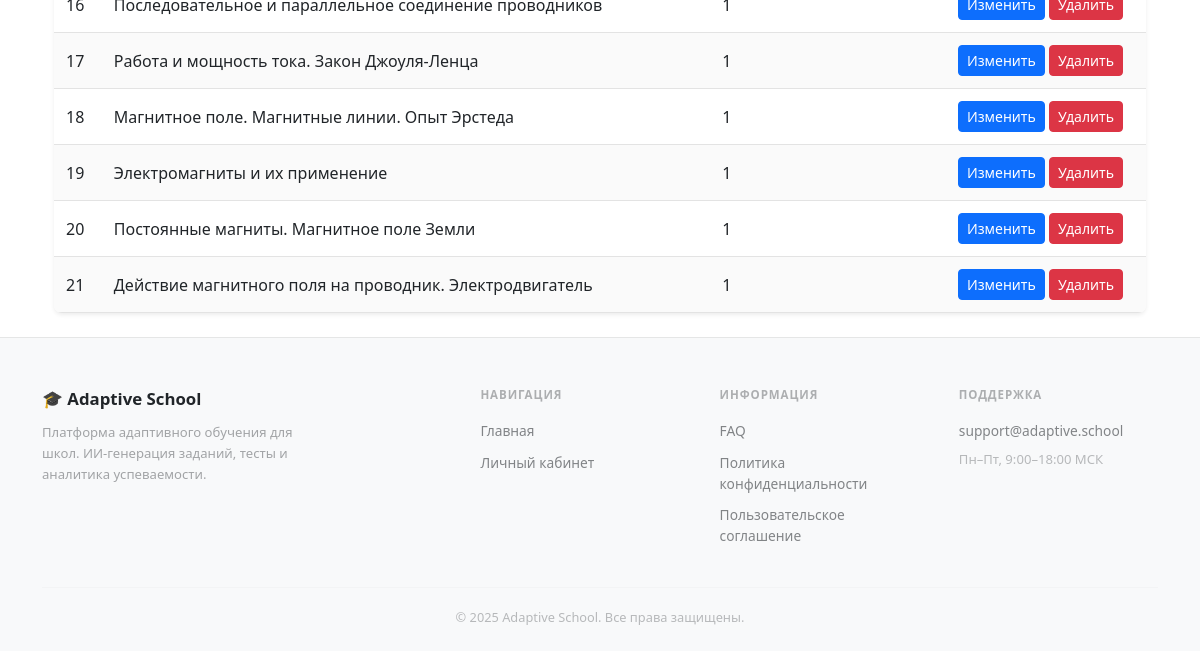
Before: /admin-panel/subtopics/ (signed in, lower part) with the older database file.
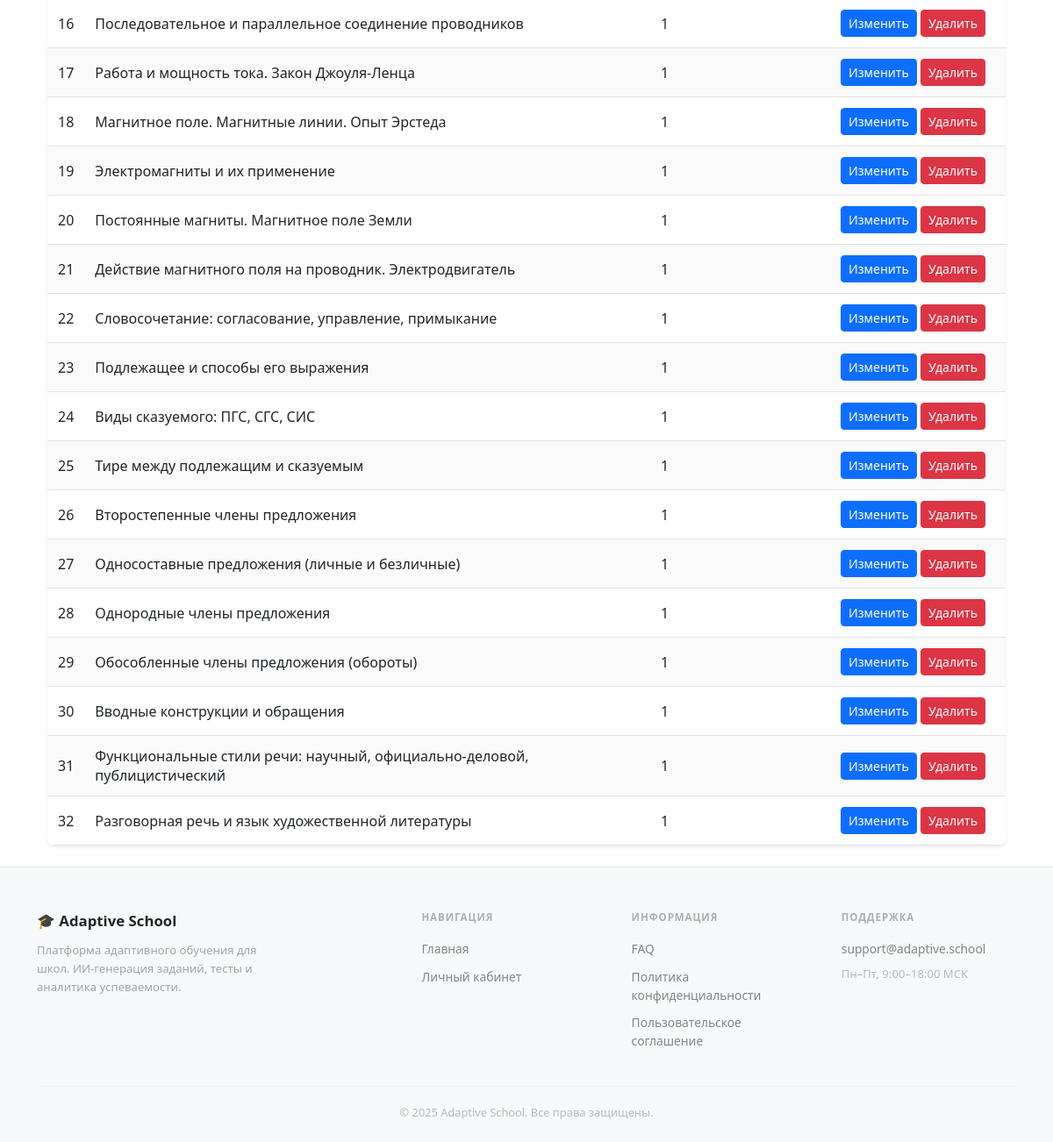
After: the same page with the newer database file.
### school/models.py (models this page shows, shortened)
class SubTopic(models.Model):
    name = models.CharField(max_length=100)
    class Meta:
        verbose_name = "Подтема"
        verbose_name_plural = "Подтемы"

### administrator/views.py (the view)
# urls.py: path("subtopics/", views.subtopic_list, name="admin_subtopics"),
@superuser_required
def subtopic_list(request):
    return render(request, "adminpanel/subtopic_list.html", {
        "section": "subtopics",
        "subtopics": SubTopic.objects.all()
    })

### administrator/views.py (called while the page is built)
def superuser_required(view):
    return user_passes_test(lambda u: u.is_superuser, login_url="/")(view)

### templates/adminpanel/subtopic_list.html (shortened to what this page needs)
﻿{% extends "adminpanel/base_admin.html" %}
{% block admin_content %}
<table class="custom-table table-striped shadow-sm">
    <tbody>
        {% for st in subtopics %}
        <tr>
            <td>{{ st.id }}</td>
            <td>{{ st.name }}</td>
            <td>{{ st.topics.count }}</td>
            <td>
                <a class="btn btn-sm btn-primary" href="{% url 'admin_edit_subtopic' st.id %}">
                    Изменить
                </a>
                <a class="btn btn-sm btn-danger" href="{% url 'admin_delete_subtopic' st.id %}">
                    Удалить
                </a>
            </td>
        </tr>
        {% endfor %}
    </tbody>
</table>
{% endblock %}

Changed rows visible on the page:
now on this page (row unchanged): SubTopic: id "16", name "Последовательное и параллельное соединение проводников", topics.count "1"
added SubTopic: id "22", name "Словосочетание: согласование, управление, примыкание", topics.count "1"
added SubTopic: id "23", name "Подлежащее и способы его выражения", topics.count "1"
added SubTopic: id "24", name "Виды сказуемого: ПГС, СГС, СИС", topics.count "1"
added SubTopic: id "25", name "Тире между подлежащим и сказуемым", topics.count "1"
added SubTopic: id "26", name "Второстепенные члены предложения", topics.count "1"
added SubTopic: id "27", name "Односоставные предложения (личные и безличные)", topics.count "1"
added SubTopic: id "28", name "Однородные члены предложения", topics.count "1"
added SubTopic: id "29", name "Обособленные члены предложения (обороты)", topics.count "1"
added SubTopic: id "30", name "Вводные конструкции и обращения", topics.count "1"
added SubTopic: id "31", name "Функциональные стили речи: научный, официально-деловой, публицистический", topics.count "1"
added SubTopic: id "32", name "Разговорная речь и язык художественной литературы", topics.count "1"
